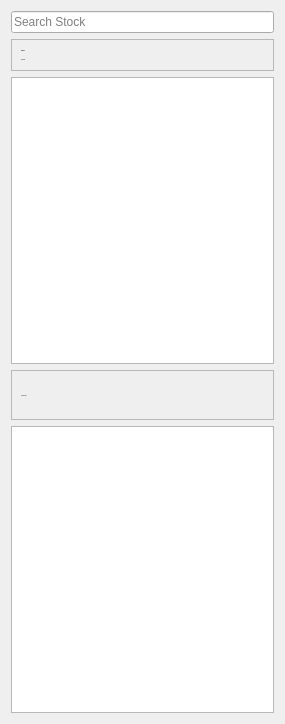
     <widget class="QWidget" name="left_stock_frame" native="true">
      <property name="sizePolicy">
       <sizepolicy hsizetype="Expanding" vsizetype="Expanding">
        <horstretch>0</horstretch>
        <verstretch>0</verstretch>
       </sizepolicy>
      </property>
      <property name="minimumSize">
       <size>
        <width>285</width>
        <height>724</height>
       </size>
      </property>
      <property name="maximumSize">
       <size>
        <width>285</width>
        <height>16777215</height>
       </size>
      </property>
      <property name="styleSheet">
       <string notr="true"/>
      </property>
      <layout class="QVBoxLayout" name="verticalLayout">
       <item>
        <widget class="QLineEdit" name="search_bar">
         <property name="text">
          <string/>
         </property>
         <property name="placeholderText">
          <string>Search Stock</string>
         </property>
        </widget>
       </item>
       <item>
        <widget class="QFrame" name="frame_4">
         <property name="styleSheet">
          <string notr="true">border-width: 0px;</string>
         </property>
         <property name="frameShape">
          <enum>QFrame::StyledPanel</enum>
         </property>
         <property name="frameShadow">
          <enum>QFrame::Raised</enum>
         </property>
         <layout class="QVBoxLayout" name="verticalLayout_2">
          <item>
           <widget class="QLabel" name="label">
            <property name="font">
             <font>
              <family>NovaFlat</family>
              <pointsize>-1</pointsize>
              <weight>75</weight>
              <bold>true</bold>
             </font>
            </property>
            <property name="text">
             <string>STOCKS</string>
            </property>
           </widget>
          </item>
          <item>
           <widget class="QLabel" name="label_2">
            <property name="font">
             <font>
              <family>NovaFlat</family>
              <pointsize>-1</pointsize>
             </font>
            </property>
            <property name="text">
             <string>TRAINED</string>
            </property>
           </widget>
          </item>
         </layout>
        </widget>
       </item>
       <item>
        <widget class="QListWidget" name="trained_list"/>
       </item>
       <item>
        <widget class="QFrame" name="frame_6">
         <property name="minimumSize">
          <size>
           <width>100</width>
           <height>50</height>
          </size>
         </property>
         <property name="styleSheet">
          <string notr="true">border-width: 0px;</string>
         </property>
         <property name="frameShape">
          <enum>QFrame::StyledPanel</enum>
         </property>
         <property name="frameShadow">
          <enum>QFrame::Raised</enum>
         </property>
         <layout class="QVBoxLayout" name="verticalLayout_3">
          <item>
           <widget class="QLabel" name="label_3">
            <property name="font">
             <font>
              <family>NovaFlat</family>
              <pointsize>-1</pointsize>
             </font>
            </property>
            <property name="text">
             <string>UNTRAINED</string>
            </property>
           </widget>
          </item>
         </layout>
        </widget>
       </item>
       <item>
        <widget class="QListWidget" name="untrained_list"/>
       </item>
      </layout>
     </widget>
